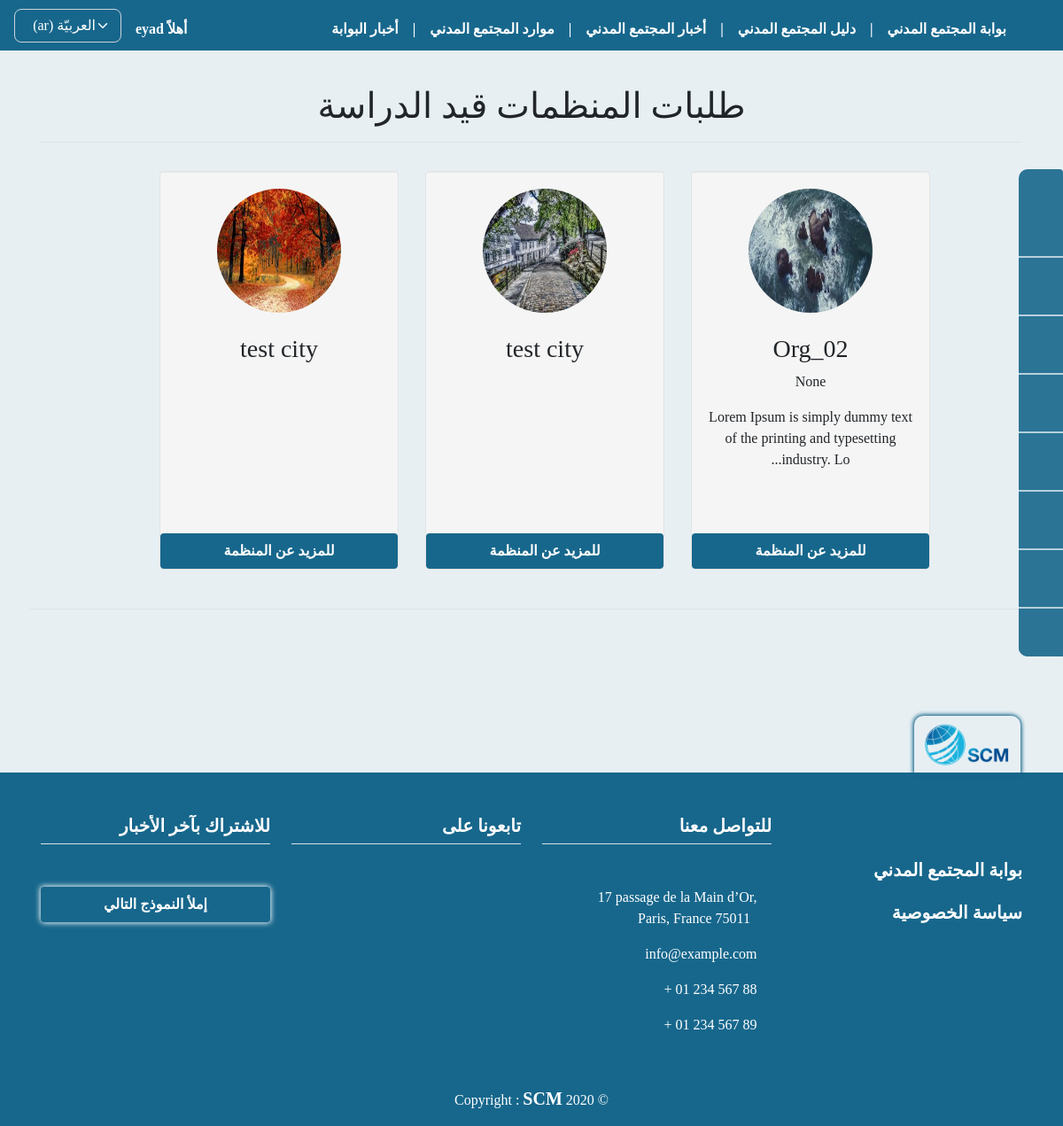
Before: /orgs_orders_etude/ (signed in) with the older database file.
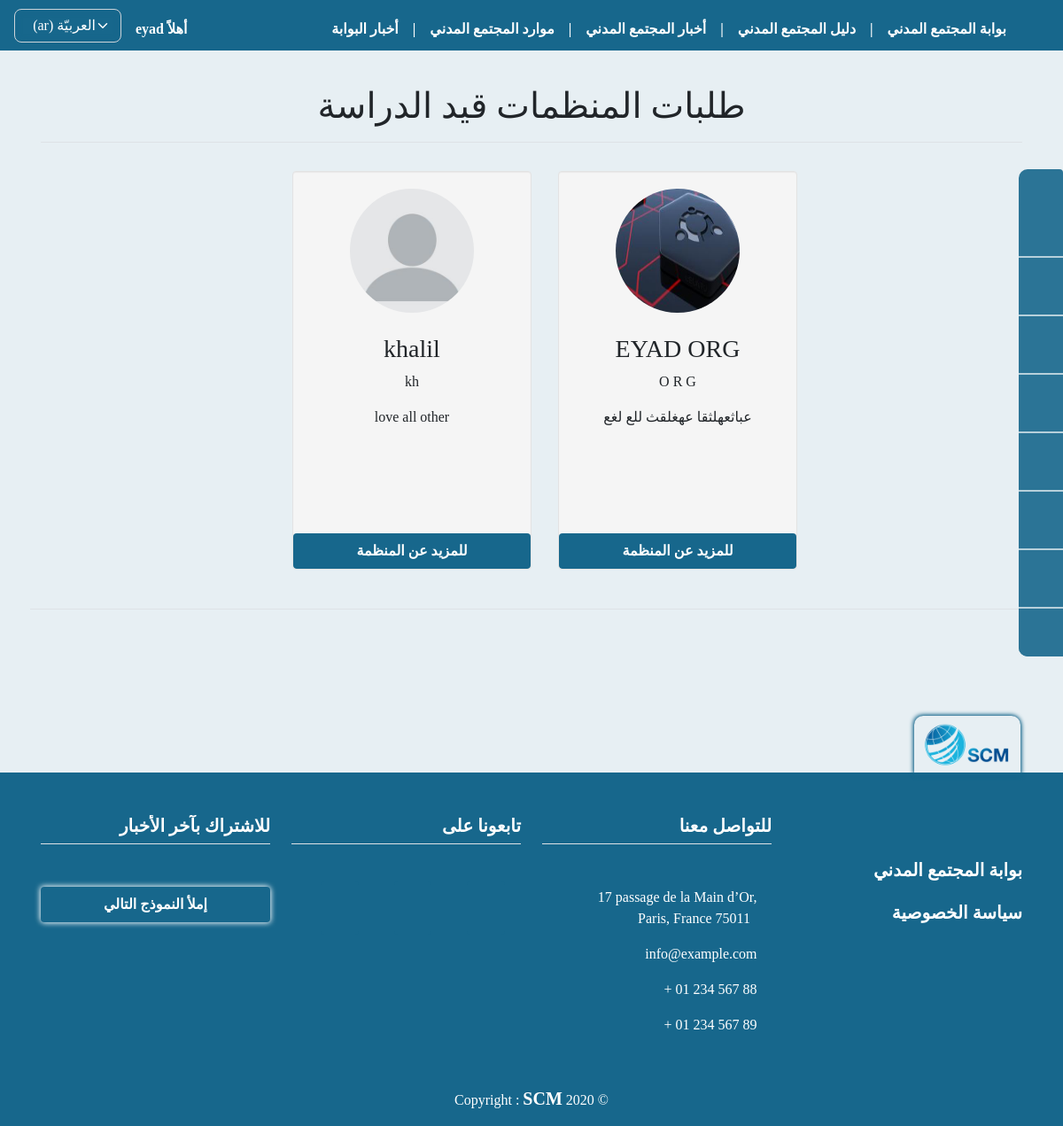
After: the same page with the newer database file.
### orgs/models.py (models this page shows, shortened)
class OrgProfile(models.Model):
    user = models.ForeignKey(
        User, on_delete=models.CASCADE, null=True, blank=True, verbose_name=_("اسم المستخدم"))
    name = models.CharField(max_length=255, null=False,
                            verbose_name=_("اسم المنظمة"))
    name_en_ku = models.CharField(max_length=255, null=True, blank=True,
                                  verbose_name=_("اسم المنظمة باللغة الانكليزية أو الكردية"))
    short_cut = models.CharField(
        max_length=255, null=True, blank=True, verbose_name=_("الاسم المختصر"))
    org_type = models.CharField(
        max_length=150, null=False, choices=MyChoices.type_CHOICES, verbose_name=_("نوع المنظمة"))
    position_work = CountryField(
        max_length=255, null=False, verbose_name=_("مكان العمل"))
    city_work = models.ForeignKey(
        City, on_delete=models.SET_NULL, null=True, blank=True, verbose_name=_("المحافظة"))
    logo = models.ImageField(upload_to="org_logos",
                             null=False, default='org_logos/default_logo.jpg', verbose_name=_("شعار المنظمة"))
    message = models.TextField(
        max_length=2000, null=False, verbose_name=_("الرؤية و الرسالة"))
    name_managing_director = models.CharField(
        max_length=255, null=True, blank=True, verbose_name=_("اسم رئيس مجلس اﻹدارة"))
    name_ceo = models.CharField(
        max_length=255, null=True, blank=True, verbose_name=_('اسم المدير التنفيذي'))
    site_web = models.URLField(
        max_length=255, null=True, blank=True, verbose_name=_('الموقع الالكتروني'))
    facebook = models.URLField(
        max_length=255, null=True, blank=True, verbose_name=_('صفحة فيسبوك'))
    twitter = models.URLField(
        max_length=255, null=True, blank=True, verbose_name=_('صفحة تويتر'))
    email = models.EmailField(max_length=255, null=True,
                              blank=True, verbose_name=_('البريد الاكتروني'))
    phone = models.CharField(max_length=100, null=True,
                             blank=True, verbose_name=_('رقم الهاتف'))
    name_person_contact = models.CharField(
        max_length=255, null=True, blank=True, verbose_name=_('اسم الشخص المسؤول عن التواصل'))
    email_person_contact = models.EmailField(
        max_length=255, null=True, blank=True, verbose_name=_('البريد الاكتروني للشخص المسؤول عن التواصل'))
    org_adress = models.CharField(
        max_length=255, null=False, verbose_name=_('عنوان المقر الرئيسي'))
    work_domain = models.CharField(
        max_length=255, choices=MyChoices.domain_CHOICES, null=False, verbose_name=_('مجال العمل'))
    target_cat = models.CharField(
        max_length=255, null=False, choices=MyChoices.target_CHOICES, verbose_name=_('الفئات المستهدفة'))
    date_of_establishment = models.CharField(
        max_length=150, null=True, blank=True, verbose_name=_('تاريخ سنة التأسيس'))
    is_org_registered = models.CharField(
        max_length=100, null=False, choices=MyChoices.bool_CHOICES, verbose_name=_('هل المنظمة مسجلة ؟'))
    org_registered_country = CountryField(
        max_length=255, null=True, blank=True, verbose_name=_("بلد التسجيل"))
    org_members_count = models.PositiveIntegerField(
        validators=[MinValueValidator(1)], null=True, blank=True, verbose_name=_('عدد اﻷعضاء'))
    org_members_womans_count = models.PositiveIntegerField(
        validators=[MinValueValidator(1)], null=True, blank=True, verbose_name=_('عدد النساء من اﻷعضاء'))
    w_polic_regulations = models.CharField(
        max_length=200, null=False, choices=MyChoices.polic_CHOICES, verbose_name=_('السياسات واللوائح المكتوبة'))
    org_member_with = models.CharField(max_length=100, null=True, blank=True, choices=MyChoices.bool_CHOICES, verbose_name=_(
        'ھل المؤسسة عضو في اي شبكة او تحالف او جسم تنسیقي؟'))
    coalition_name = models.CharField(
        max_length=255, null=True, blank=True, verbose_name=_('اسم الشبكة / التحالف'))
    publish = models.BooleanField(default=False)
    created_at = models.DateTimeField(auto_now_add=True)
    published_at = models.DateTimeField(blank=True, null=True, default=None)
    updated_at = models.DateTimeField(blank=True, null=True, default=None)

### orgs/views.py (the view)
# urls.py: path('orgs_orders_etude/', views.orgs_orders_etude, name='orgs_orders_etude'),
@login_required(login_url='signe_in')
def orgs_orders_etude(request):
    orgs = OrgProfile.objects.filter(publish=False)
    myFilter = OrgsFilter(request.GET, queryset=orgs)
    orgs = myFilter.qs
    paginator = Paginator(orgs, 12)
    page = request.GET.get('page')
    try:
        orgs = paginator.get_page(page)
    except(EmptyPage, InvalidPage):
        orgs = paginator.page(paginator.num_pages)
    context = {
        'orgs': orgs,
        'myFilter': myFilter,
    }
    return render(request, 'profiles/orgs_orders_etude.html', context)

### templates/profiles/orgs_orders_etude.html (shortened to what this page needs)
{% extends 'base.html' %}
{% load static i18n phonenumber_filters %}
{% block content%}
{% if request.user.is_authenticated and request.user.is_superuser %}
{% if orgs %}
<h1 class="pt-5 mt-5 text-center border-bottom pb-3">{% trans 'طلبات المنظمات قيد الدراسة' %}</h1>
<div class="row justify-content-center pt-4">
    <br>
    <br>
    {% for org in orgs %}
    <div class="span3 well">
        <center>
            <a href="{% url 'particip_detail' org.id %}">
                <img src="{{ org.logo.url }}" name="{{ org.name_en_ku }}" title="{{ org.name_en_ku }}" width="140"
                    height="140" class="img-circle"></a>
            <h3 class="mt-4">{{ org.name }}</h3>
            <p>{{ org.short_cut }}</p>
            <p>{{ org.message|truncatechars:80 }}</p>
            <p>
                <a href="{% url 'particip_detail' org.id %}" class="btn btn-block">
                    {% trans 'للمزيد عن المنظمة' %} </a>
            </p>
        </center>
    </div>
    {% endfor %}
    <div class="pagination row border-top mt-4 pt-4" dir="ltr">
    </div>
</div>
{% else %}
<h3> {% trans 'حالياً لا يوجد منظمات مسجله او للموافقة عليها' %} </h3>
{% endif %}
{% endif %}
{% endblock %}

Changed rows visible on the page:
no longer on this page (row edited): OrgProfile: logo (picture), name "Org_02", short_cut "None", message "Lorem Ipsum is simply dummy text of the printing and typesetting industry. Lo..."
no longer on this page (row edited): OrgProfile: logo (picture), name "test city"
no longer on this page (row edited): OrgProfile: logo (picture), name "test city"
now on this page (row edited): OrgProfile: logo (picture), name "EYAD ORG", short_cut "O R G", message "عباثعهلثقا عهغلقث للع لغع"
now on this page (row edited): OrgProfile: logo (placeholder picture), name "khalil", short_cut "kh", message "love all other"
